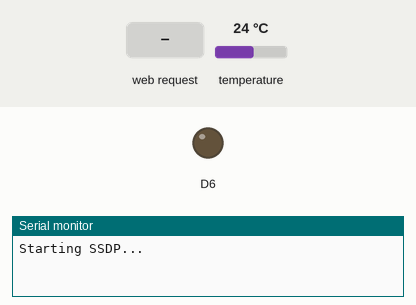
Recording of a sketch running on a simulated ESP8266 (NodeMCU). On the bench: output pins drawn as LEDs (lit = HIGH), the last lines printed to the serial monitor. Inputs (shaded band) come from the test bench; at power-on: temperature 24 °C. WiFi joins after 1.5 s; servers stay silent unless stated; uploads are accepted with an empty reply; EEPROM starts erased.

Above: at 3.2 s.
3.3 s: HTTP request GET /temp/set-limit?minTemp=1&maxTemp=1 received
At 11.5 s:
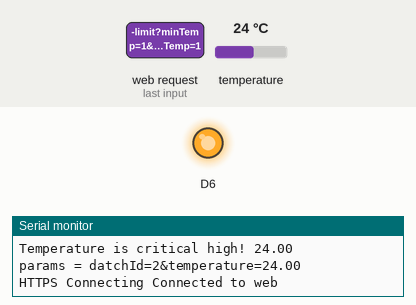
12.2 s: HTTP request GET /temp/set-limit?minTemp=120&maxTemp=120 received
At 21.6 s:
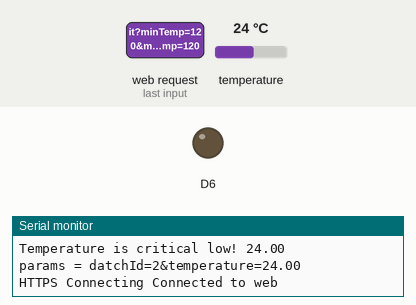
Timing chart, 0 to 23.1 s (numbered marks = the images above; inputs shaded):
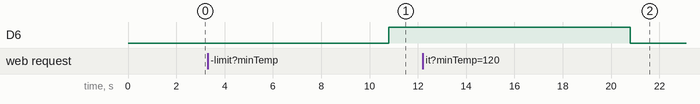

Measured:
- after the input at 12.2 s, D6: HIGH → LOW after 8.6 s

The sketch:

controller-script.ino
```cpp
#include <EEPROM.h>
#include <WiFiClient.h>
#include <ESP8266WebServer.h>
#include <ESP8266HTTPClient.h>
#include <OneWire.h>
#include <DallasTemperature.h>
#include <DNSServer.h>
#include <WiFiManager.h>                        // https://github.com/tzapu/WiFiManager
#include <ESP8266SSDP.h>
#include <ESP8266WiFi.h>

#define ONE_WIRE_BUS D4                       // Шина данных подключена к выводу D4 на ESP8266. Пин подключения OneWire шины, 2 (D4)

ESP8266WebServer HTTP(80);                      // Web интерфейс для устройства

OneWire oneWire(ONE_WIRE_BUS);                  // Настройка объекта oneWire для связи с любыми устройствами OneWire
DallasTemperature sensors(&oneWire);            // Передаем ссылку на объект oneWire объекту Dallas Temperature.
DeviceAddress Thermometer;                      // Переменная для хранения адресов устройств

uint32_t prevTempLimitMillis = 0;
uint32_t prevSendTempMillis = 0;
int httpCounter = 0;
float operatingMaximum = 0;
float operatingMinimum = 0;
float operatingMaximumEeprom = 0;
float operatingMinimumEeprom = 0;
String temperature, params;
const char *host = "api.apinjener.ru";          // Адрес нашего веб сервера
const int httpPort = 80;                        // Адрес порта для HTTPS= 443 или HTTP = 80

const int FETCH_TEMP_LIMITS_INTERVAL = 15000;
const int SEND_TEMP_INTERVAL = 10000;
//------------------------------------------------------------------------
int sensorId = 2;
const char *nameAP = "Drying Chamber_2";
//------------------------------------------------------------------------
WiFiManager wifiManager;   //Включаем WiFiManager

void setup()
{
  Serial.begin(115200);
  EEPROM.begin(200);   // для esp8266/esp32
  delay(500);
  //wifiManager.resetSettings();
  pinMode(D6, OUTPUT);
  wifiManager.setConfigPortalTimeout(120); // auto close configportal after n seconds
  wifiManager.autoConnect(nameAP);    //Если не удалось подключиться клиентом запускаем режим AP. Доступ к настройкам по адресу http://192.168.4.1

  if (WiFi.waitForConnectResult() == WL_CONNECTED) {
    HTTP_init();                                 //настраиваем HTTP интерфейс
    SSDP_init();
  }
}

void loop()
{
  long currentMillis = millis();

  if (currentMillis - prevTempLimitMillis >= FETCH_TEMP_LIMITS_INTERVAL) {
    prevTempLimitMillis = currentMillis;
    getTempLimit();
  }

  if (currentMillis - prevSendTempMillis >= SEND_TEMP_INTERVAL) {
    prevSendTempMillis = currentMillis;
    collectTemperature();
  }

  HTTP.handleClient();
  delay(1);
}

void HTTP_init(void)
{
  HTTP.on("/index.html", HTTP_GET, []() {
    HTTP.send(200, "text/plain", "Test aREST");
  });
  HTTP.on("/description.xml", HTTP_GET, []() {
    SSDP.schema(HTTP.client());
  });
  HTTP.on("/temp/get-current", HTTP_GET, []() {
    HTTP.send(200, "text/plain", temperature);
  });
  HTTP.on("/temp/get-limit", HTTP_GET, []() {
    HTTP.send(200, "text/plain", String(operatingMinimumEeprom) + "|" + String(operatingMaximumEeprom));
  });
  HTTP.on("/temp/set-limit", HTTP_GET, handleUpdateTempLimit);
  HTTP.on("/reset", HTTP_GET, []() {
    wifiManager.resetSettings();
  });

  HTTP.begin();
}

void SSDP_init(void)
{
  Serial.println("Starting SSDP...");
  SSDP.setDeviceType("upnp:rootdevice");
  SSDP.setSchemaURL("description.xml");
  SSDP.setHTTPPort(80);
  SSDP.setName("ESP8266");
  SSDP.setSerialNumber("001788102201");
  SSDP.setURL("index.html");
  SSDP.setModelName("temp_checker_controller");
  SSDP.setModelNumber("000000000001");
  SSDP.setModelURL("http://esp8266-arduinoide.ru/wifimanager/");
  SSDP.setManufacturer("Alexandr Rudetski");
  SSDP.setManufacturerURL("http://www.esp8266-arduinoide.ru");
  SSDP.begin();
}

void sendCurrentTemp()
{
  params = "datchId=" + (String)sensorId + "&temperature=" + temperature;
  Serial.print("params = ");
  Serial.println(params);

  WiFiClient httpClient;                                      //Обьявляем обьект класса WiFiClient
  httpClient.setTimeout(1000);                                //Присваиваем значение паузы (1 секундa)
  Serial.print("HTTPS Connecting");                           //Пишем в UART: Соединяемся с нашим веб сервером
  int r = 0;                                                  //Обьявляем переменную счетчика попыток подключения
  while ((!httpClient.connect(host, httpPort)) && (r < 30))
  {
    delay(100);
    Serial.print(".");
    r++;
  }                                                            //Пока пытаемся соединиться с веб сервером отправляем в UART точки
  if (r == 30) {
    Serial.println(" Connection failed");           //Если не получилось соединиться пишем в UART, что не получилось
  } else {
    Serial.println(" Connected to web");                    //Если получилось соединиться пишем в UART, что получилось
    delay(1000);                                                 //Ждем
    httpClient.connect(host, httpPort);
    String Link;
    Link = "/pokazaniya/temperature?" + params;                         //Формируем строку для GET запроса
    httpClient.print(String("GET ") + Link + " HTTP/1.1\r\n" + "Host: " + host + "\r\n\r\n"); //Отправляем GET запрос через ESP
  }
}

void getTempLimit() {
  WiFiClient httpClient;                                      //Обьявляем обьект класса WiFiClient
  httpClient.setTimeout(1000);                                //Присваиваем значение паузы (1 секундa)
  Serial.print("HTTP Connecting");                           //Пишем в UART: Соединяемся с нашим веб сервером
  int r = 0;                                                  //Обьявляем переменную счетчика попыток подключения

  while ((!httpClient.connect(host, httpPort)) && (r < 30))
  {
    delay(100);
    Serial.print(".");
    r++;
  }                                                            //Пока пытаемся соединиться с веб сервером отправляем в UART точки

  if (r == 30) {
    Serial.println(" Connection failed");           //Если не получилось соединиться пишем в UART, что не получилось
  } else {
    Serial.println(" Connected to web");                    //Если получилось соединиться пишем в UART, что получилось
    String Link2 = "/setting/setting?datchId=" + String(sensorId);                    //Формируем строку для GET запроса
    httpClient.print(String("GET ") + Link2 + " HTTP/1.1\r\n" + "Host: " + host + "\r\n\r\n"); //Отправляем GET запрос через ESP
    while (httpClient.connected()) {                             //Ловим ответ веб сервера
      String line2 = httpClient.readStringUntil('\n');
      if (line2 == "\r") break;
    }
    while(httpClient.available()) {                             //Ловим строку от веб сервера
      //Формируем строку для ответа веб сервера
      String line = httpClient.readStringUntil('\n');
      String line1 = line.substring(0, 30);

      int index1 = line1.indexOf(":");
      int index2 = line1.indexOf(",");
      int index3 = line1.indexOf(":", index2);
      int index4 = line1.indexOf("}");

      String maxTempStr = line1.substring(index1+1, index2);
      float maximum = maxTempStr.toFloat();
      operatingMaximum = maximum - 2;
      Serial.print("operatingMaximum = ");
      Serial.println(operatingMaximum);

      String minTempStr = line1.substring(index3+1, index4);
      float minimum =  minTempStr.toFloat();
      operatingMinimum = minimum +2;
      Serial.print("operatingMinimum = ");
      Serial.println(operatingMinimum);

      EEPROM.get(50, operatingMaximumEeprom);
      if (operatingMaximumEeprom != operatingMaximum) {
        operatingMaximumEeprom = operatingMaximum;
        EEPROM.put(50, operatingMaximumEeprom);
        EEPROM.commit();     // для esp8266/esp32
        Serial.print("operatingMaximumEeprom = ");
        Serial.println(operatingMaximumEeprom);
      }

      EEPROM.get(0, operatingMinimumEeprom);
      if (operatingMinimumEeprom != operatingMinimum) {
        operatingMinimumEeprom = operatingMinimum;
        EEPROM.put(0, operatingMinimumEeprom);
        EEPROM.commit();     // для esp8266/esp32
        Serial.print("operatingMinimumEeprom = ");
        Serial.println(operatingMinimumEeprom);
      }
    }
  }
}

void collectTemperature() {
  Serial.println("Collecting temp...");
  sensors.begin();                             // определение устройств на шине
  sensors.getAddress(Thermometer,1);
  sensors.requestTemperatures();
  float currentTemp = sensors.getTempC(Thermometer);// Получить значение температуры
  temperature = (String) currentTemp;

  if (currentTemp < operatingMinimumEeprom) {
    Serial.print("Temperature is critical low! ");
    Serial.println(currentTemp);
    digitalWrite(D6, LOW);
  }
  if (currentTemp > operatingMaximumEeprom) {
    Serial.print("Temperature is critical high! ");
    Serial.println(currentTemp);
    digitalWrite(D6, HIGH);
  }

  sendCurrentTemp();
}

void handleUpdateTempLimit() {
  if (HTTP.hasArg("minTemp")) {
    String minTemp = HTTP.arg("minTemp");
    float minimum = minTemp.toFloat();
    Serial.println(minimum);
    operatingMinimum = minimum + 2;

    EEPROM.get(0, operatingMinimumEeprom);
    if (operatingMinimumEeprom != operatingMinimum) {
      operatingMinimumEeprom = operatingMinimum;
      EEPROM.put(0, operatingMinimumEeprom);
      EEPROM.commit();
    }
  }

  if (HTTP.hasArg("maxTemp")) {
    String maxTemp = HTTP.arg("maxTemp");
    float maximum = maxTemp.toFloat();
    operatingMaximum = maximum - 2;

    EEPROM.get(50, operatingMaximumEeprom);
    if (operatingMaximumEeprom != operatingMaximum) {
      operatingMaximumEeprom = operatingMaximum;
      EEPROM.put(50, operatingMaximumEeprom);
      EEPROM.commit();     // для esp8266/esp32
    }
  }

  HTTP.send(200, "text/plain", HTTP.arg("minTemp"));
}
```
